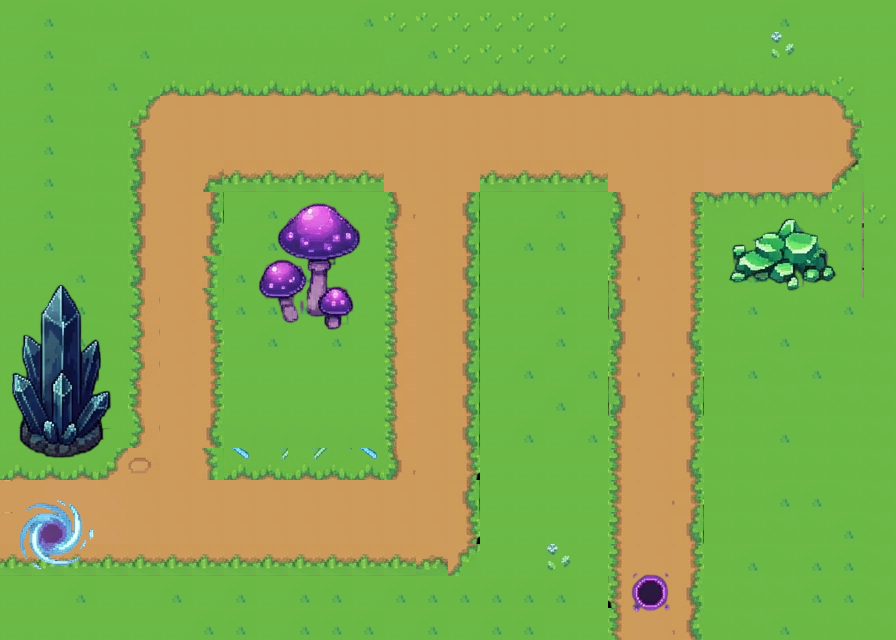

This is a level from a 2D game, rendered from its Tiled map with the project's own tilesets. A one-line summary and the complete map file follow:
An orthogonal 28x20 tile map with 32x32 px tiles, 2 tile layers (Tile Layer 1, Tile Layer 2), 2 tilesets and 25 objects (entry, exit).

<map version="1.10" tiledversion="1.12.1" orientation="orthogonal" renderorder="right-down" width="28" height="20" tilewidth="32" tileheight="32" infinite="0" nextlayerid="6" nextobjectid="31">
 <tileset firstgid="1" source="tileset1.tsx" />
 <tileset firstgid="1033" source="tileset2.tsx" />
 <layer id="1" name="Tile Layer 1" width="28" height="20">
  <data encoding="csv">
50,51,52,52,52,52,50,50,50,50,50,51,98,98,98,98,98,98,55,55,55,55,50,50,51,50,50,50,
50,51,52,50,51,52,52,52,52,52,52,52,50,51,98,98,98,98,55,55,55,55,55,50,54,50,50,50,
50,51,52,51,52,94,93,94,95,93,94,93,94,95,92,95,92,92,92,95,93,94,91,93,94,94,98,50,
50,51,52,52,133,822,822,822,822,822,822,822,822,822,822,822,822,822,822,822,822,822,822,822,822,822,2147483781,50,
50,51,52,52,691,822,822,822,822,822,822,822,822,822,822,822,822,822,822,822,822,822,822,822,822,822,2147484339,50,
50,51,52,52,691,822,3221225993,566,566,566,566,566,822,822,822,566,566,566,566,480,822,822,180,180,180,180,3221226034,50,
50,51,52,52,691,822,2147484425,50,51,50,50,50,605,822,2147484425,50,50,51,50,605,822,2147484296,1073741918,1073741919,1073741919,1073741919,98,98,
50,51,52,52,691,822,2147484339,50,51,51,51,50,57,822,2147484425,50,51,51,50,691,822,2147484296,52,53,52,51,51,53,
50,50,51,52,691,822,2147483866,51,50,51,50,50,57,822,2147484425,50,50,50,50,734,822,2147484296,52,51,52,52,53,53,
50,50,51,52,100,822,2147483866,51,51,51,51,50,57,822,2147484425,50,50,51,50,777,822,2147484296,52,51,52,52,51,53,
50,50,51,52,100,822,2147484296,50,51,50,51,50,57,822,2147484425,50,50,51,50,691,822,2147484339,52,52,51,52,52,53,
50,54,51,52,100,822,2147484296,50,50,50,51,50,57,822,2147484425,50,51,50,51,734,822,2147484382,52,51,53,51,52,53,
50,51,52,52,648,822,2147484296,50,50,50,50,50,57,822,2147484425,50,50,51,50,777,822,2147484425,52,53,53,52,53,53,
50,50,51,52,100,822,2147484339,50,50,50,54,50,57,822,2147484425,50,51,50,51,648,822,2147484296,52,52,51,52,52,53,
91,91,91,133,779,822,2147483866,93,94,93,94,95,605,822,2147484468,50,50,50,50,648,822,2147484339,52,52,52,52,52,53,
178,179,180,181,822,822,822,822,822,822,822,822,822,822,2147484425,50,50,50,50,648,822,2147484382,52,52,51,51,52,53,
178,179,180,181,822,822,822,822,822,822,822,822,822,822,2147484468,50,50,50,50,648,822,2147484425,52,52,53,52,51,53,
566,566,566,566,566,566,566,566,566,566,566,566,566,912,3221225605,50,50,54,50,648,822,2147484296,52,51,52,51,51,53,
50,50,51,50,50,51,50,51,50,51,51,50,51,51,51,51,51,51,50,820,822,2147484339,52,53,53,51,51,53,
50,50,50,50,50,50,51,51,50,51,51,51,50,51,50,51,51,50,50,648,822,2147484253,52,53,51,52,52,53
</data>
 </layer>
 <objectgroup id="2" name="Portal_Rects">
  <object id="1" x="48.6408" y="513.695" />
  <object id="2" name="entry" x="17.7954" y="503.018" width="71.1817" height="59.3181" />
  <object id="3" name="exit" x="629.517" y="574.013" width="39.15" height="35.5909" />
 </objectgroup>
 <objectgroup id="3" name="Boundaries">
  <object id="4" x="1.18636" y="565.895" width="438.954" height="52.1999" />
  <object id="6" x="482.849" y="180.7" width="121.009" height="41.5227" />
  <object id="7" x="476.918" y="225.595" width="42.709" height="383.195" />
  <object id="8" x="447.259" y="576.572" width="26.1" height="40.3363" />
  <object id="9" x="582.504" y="224.222" width="28.4727" height="415.227" />
  <object id="10" x="156.6" y="46.2681" width="666.736" height="41.5227" />
  <object id="12" x="217.104" y="180.327" width="28.4727" height="291.845" />
  <object id="13" x="364.213" y="196.936" width="23.7272" height="272.863" />
  <object id="14" x="247.95" y="180.327" width="128.127" height="18.9818" />
  <object id="15" x="233.713" y="448.445" width="137.618" height="24.9136" />
  <object id="17" x="698.767" y="196.936" width="27.2863" height="442.513" />
  <object id="18" x="857.74" y="80.6726" width="18.9818" height="123.382" />
  <object id="19" x="726.054" y="198.122" width="144.736" height="20.1682" />
  <object id="21" x="842.317" y="175.582" width="26.1" height="23.7272" />
  <object id="22" x="830.453" y="59.3181" width="36.7772" height="26.1" />
  <object id="23" x="846.317" y="81.859" width="10.6773" height="29.6591" />
  <object id="24" x="93.7226" y="109.145" width="37.9636" height="322.69" />
  <object id="26" x="131.686" y="81.859" width="9.4909" height="29.6591" />
  <object id="27" x="130.5" y="81.859" width="26.1" height="13.05" />
  <object id="28" x="2.37272" y="440.14" width="98.4681" height="33.2181" />
  <object id="29" x="102.027" y="434.209" width="11.8636" height="28.4727" />
  <object id="30" x="115.077" y="425.904" width="21.3545" height="14.2363" />
 </objectgroup>
 <objectgroup id="5" name="Covering_Tiles" />
 <layer id="4" name="Tile Layer 2" width="28" height="20">
  <data encoding="csv">
0,0,0,0,0,0,0,0,0,0,0,0,0,0,0,0,0,0,0,0,0,0,0,0,0,0,0,0,
0,0,0,0,0,0,0,0,0,0,0,0,0,0,0,0,0,0,0,0,0,0,0,0,0,0,0,0,
0,0,0,0,0,0,0,0,0,0,0,0,0,0,0,0,0,0,0,0,0,0,0,0,0,0,0,0,
0,0,0,0,0,0,0,0,0,0,0,0,0,0,0,0,0,0,0,0,0,0,0,0,0,0,0,0,
0,0,0,0,0,0,0,0,0,0,0,0,0,0,0,0,0,0,0,0,0,0,0,0,0,0,0,0,
0,0,0,0,0,0,0,1541,1542,1543,1544,1545,0,0,0,0,0,0,0,0,0,0,0,0,0,0,0,0,
0,0,0,0,0,0,0,1585,1586,1587,1588,1589,0,0,0,0,0,0,0,0,0,0,1306,1307,1308,1309,1310,0,
0,0,0,0,0,0,0,1629,1630,1631,1632,1633,0,0,0,0,0,0,0,0,0,0,1350,1351,1352,1353,1354,0,
1493,1494,1495,1496,0,0,0,1673,1674,1675,1676,1677,0,0,0,0,0,0,0,0,0,0,1394,1395,1396,1397,1398,0,
1537,1538,1539,1540,0,0,0,1717,1718,1719,1720,1721,0,0,0,0,0,0,0,0,0,0,1438,1439,1440,1441,1442,0,
1581,1582,1583,1584,0,0,0,1761,1762,1763,1764,1765,0,0,0,0,0,0,0,0,0,0,0,0,0,0,0,0,
1625,1626,1627,1628,0,0,0,50,50,50,50,50,0,0,0,0,0,0,0,0,0,0,0,0,0,0,0,0,
1669,1670,1671,1672,0,0,0,50,50,50,50,50,0,0,0,0,0,0,0,0,0,0,0,0,0,0,0,0,
1713,1714,1715,1716,0,0,0,99,99,99,99,99,0,0,0,0,0,0,0,0,0,0,0,0,0,0,0,0,
1757,1758,1759,1760,0,0,0,884,885,885,886,884,0,0,0,0,0,0,0,0,0,0,0,0,0,0,0,0,
37,38,39,0,0,0,0,0,0,0,0,0,0,0,0,0,0,0,0,0,0,0,0,0,0,0,0,0,
80,81,82,0,0,0,0,0,0,0,0,0,0,0,0,0,0,0,0,0,0,0,0,0,0,0,0,0,
123,124,125,0,0,0,0,0,0,0,0,0,0,0,0,0,0,0,0,292,293,294,0,0,0,0,0,0,
0,0,0,0,0,0,0,0,0,0,0,0,0,0,0,0,0,0,0,335,336,337,0,0,0,0,0,0,
0,0,0,0,0,0,0,0,0,0,0,0,0,0,0,0,0,0,0,378,379,380,0,0,0,0,0,0
</data>
 </layer>
</map>
